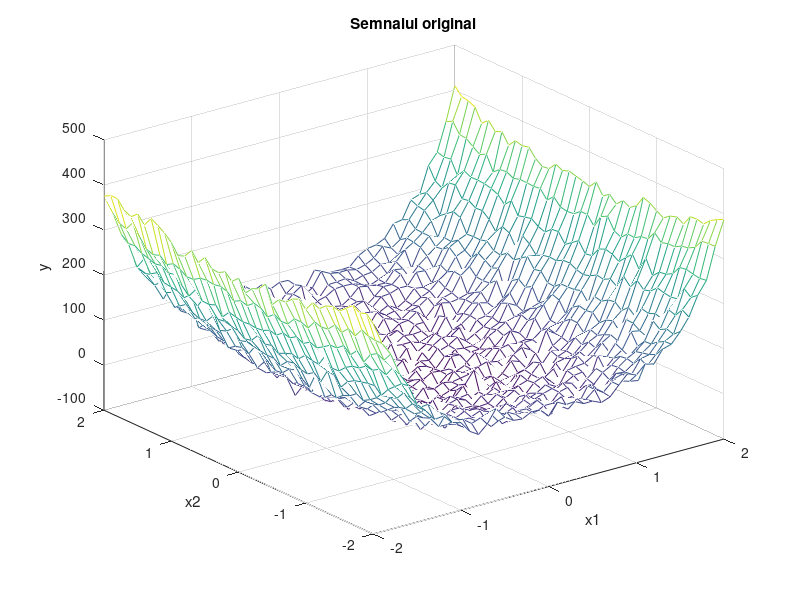

The MATLAB script that drew this image: (Note: this script raises an error after producing the figure.)
%incarcare date
clear all
close all
clc

load('proj_fit_17.mat') 
U_id = id.X;
Y_id = id.Y;
U_val = val.X;
Y_val = val.Y;
grad_maxim = 40;
Nid = id.dims(1);
Nval = val.dims(1);
MSE_val = zeros(1,grad_maxim);
MSE_id = zeros(1,grad_maxim);
figure
mesh(U_id{1},U_id{2},Y_id);
title("Semnalul original"); xlabel("x1"); ylabel("x2"); zlabel("y");

% Antrenare aproximator de diverse grade
for m = 1:grad_maxim

aux = calcul_regresori(U_id{1}(1),U_id{2}(1),m);
dim_theta = length(aux);

phi = zeros(Nid^2,dim_theta);
index_phi = 1;
for i = 1:Nid
    for j = 1:Nid   
        phi(index_phi,:) = calcul_regresori(U_id{1}(i),U_id{2}(j),m);
        index_phi = index_phi + 1;
    end
end

Y_id_coloana = coloana(Y_id,Nid);

theta = phi \ Y_id_coloana;
%theta = pinv(phi) * Y_id_coloana;
Y_aprox_id = phi * theta;
Y_id_aprox_matrix = matrice(Y_aprox_id,Nid);


index_phi_val = 1;
phi_val = zeros(Nval^2,dim_theta);
for i = 1:Nval
    for j = 1:Nval   
        phi_val(index_phi_val,:) = calcul_regresori(U_val{1}(i),U_val{2}(j),m);
        index_phi_val = index_phi_val + 1;
    end
end

Y_aprox_val = phi_val * theta;
Y_aprox_val_matrix = matrice(Y_aprox_val,Nval);

MSE_id(m) = sum((Y_id-Y_id_aprox_matrix).^2, 'all')/Nid^2;
MSE_val(m) = sum((Y_val-Y_aprox_val_matrix).^2, 'all')/Nval^2;

end

%Calculare MSE minim
index_min_val = find(min(MSE_val)==MSE_val);
index_min_id = find(min(MSE_id)==MSE_id);
MSE_min_id = MSE_id(index_min_id);
MSE_min_val = MSE_val(index_min_val);
figure
plot(MSE_val); title(["MSE minim la validare= ",num2str(MSE_min_val),"la grad ",index_min_val]);
xlabel("puterea"); ylabel("MSE");
figure
plot(MSE_id); title(["MSE minim la identificare= ",num2str(MSE_min_id),"la grad ",index_min_id]);
xlabel("puterea"); ylabel("MSE");
m = index_min_val;


%Recalculare model validare&identificare pt. grad minim
aux = calcul_regresori(U_id{1}(1),U_id{2}(1),m);
dim_theta = length(aux);

phi = zeros(Nid^2,dim_theta);
index_phi = 1;
for i = 1:Nid
    for j = 1:Nid   
        phi(index_phi,:) = calcul_regresori(U_id{1}(i),U_id{2}(j),m);
        index_phi = index_phi + 1;
    end
end

Y_id_coloana = coloana(Y_id,Nid);
theta = phi \ Y_id_coloana;
Y_aprox_id = phi * theta;
Y_id_aprox_matrix = matrice(Y_aprox_id,Nid);

figure
mesh(U_id{1},U_id{2},Y_id_aprox_matrix);
title("Identificare model"); xlabel("x1"); ylabel("x2"); zlabel("y");

index_phi_val = 1;
phi_val = zeros(Nval^2,dim_theta);
for i = 1:Nval
    for j = 1:Nval   
        phi_val(index_phi_val,:) = calcul_regresori(U_val{1}(i),U_val{2}(j),m);
        index_phi_val = index_phi_val + 1;
    end
end

Y_aprox_val = phi_val * theta;
Y_aprox_val_matrix = matrice(Y_aprox_val,Nval);
figure
mesh(U_val{1},U_val{2},Y_aprox_val_matrix);
title("Validare model"); xlabel("x1"); ylabel("x2"); zlabel("y");

%Functie pentru calculul regresorilor
function regresori = calcul_regresori(x1,x2,power)

   index = 1;         
   for i = 0:power
      for j = 0:power
            if i+j<=power
            regresori(index) = x1^(i)*x2^(j);
            index = index+1;
            end
      end
   end
end

%Functie pentru transformarea matricelor de NxN in matrice coloana de N^2x1
function Y_coloana = coloana(Y,N)

    Y_coloana = zeros(N^2,1);
    for i = 1:N
        Y_coloana(1+(i-1)*N:i*N,1) = Y(1:N,i);
    end

end

%Functie pentru transformarea matricelor coloana de N^2x1 in matrice de NxN
function Y_matrice = matrice(Y,N)

    Y_matrice = zeros(N,N);
    for i = 1:N
        Y_matrice(1:N,i) = Y(1+(i-1)*N:i*N,1);
    end

end